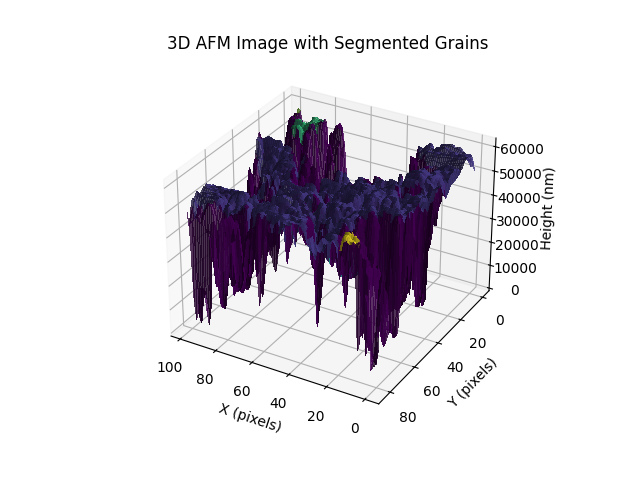
#> input picture sobel-watershed-segmentation/afm_3d_image.png, 640 x 480 px
$ python -i sobel-watershed-segmentation.py   (imports and definitions only)
#> lines starting #> are read from the running program, lines starting #| are printed output that depends on the picture; after the words box and inside, x2 and y2 are one past the last pixel; in counts of white or black regions, pixels touching at a corner belong together
import os
import numpy as np
import matplotlib.pyplot as plt
from mpl_toolkits.mplot3d import Axes3D
from scipy.ndimage import gaussian_filter, distance_transform_edt, label, binary_fill_holes
from skimage.morphology import binary_closing, disk
from skimage.filters import sobel
from skimage.segmentation import watershed
import tifffile as tiff
from tkinter import Tk
from tkinter.filedialog import askopenfilename
from matplotlib.widgets import RectangleSelector, Button

# Global variable to store the selected ROI
roi_coords = None

# Load AFM image
def load_afm_image(file_path):
    return tiff.imread(file_path)

# Preprocessing the AFM image to emphasize grain boundaries
def preprocess_image(image, sigma=1):
    smoothed_image = gaussian_filter(image, sigma=sigma)
    edges = sobel(smoothed_image)
    boundary_mask = edges > np.mean(edges)
    closed_boundary = binary_closing(boundary_mask, disk(2))
    cleaned_boundary = binary_fill_holes(closed_boundary)
    return cleaned_boundary

# Create the topographic map for watershed segmentation
# [98 lines left out: functions create_topographic_map, watershed_segmentation, crop_image, onselect, interactive_crop, plot_3d_afm_with_segments and 4 more, not called in this run]

# Button callback to save images to a new folder
def on_export_button_clicked(event, image, segmentation):
    output_folder = "AFM_Segmentation_Images"
    save_images_to_folder(image, segmentation, output_folder)

# Main function to execute the segmentation pipeline
# [33 lines left out: function main, not called in this run]

# [2 lines not run here, left out]

>>> import cv2
>>> picture = cv2.imread('afm_3d_image.png', cv2.IMREAD_GRAYSCALE)
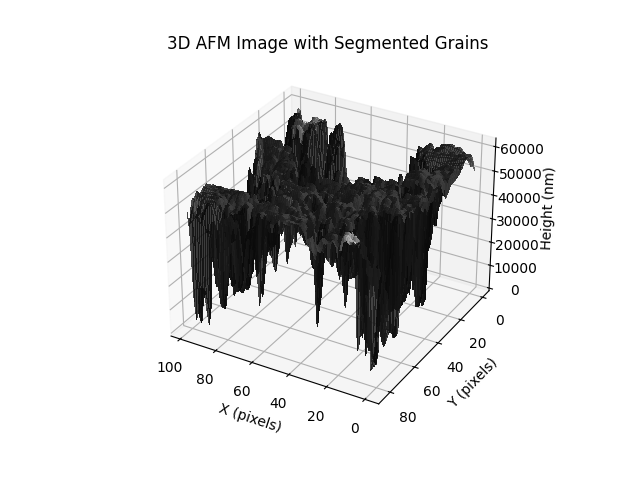
#> picture: shape (480, 640); min 0, max 255, mean 224.4
>>> result = preprocess_image(picture)
#> in preprocess_image, `smoothed_image = gaussian_filter(image, sigma=sigma)`:
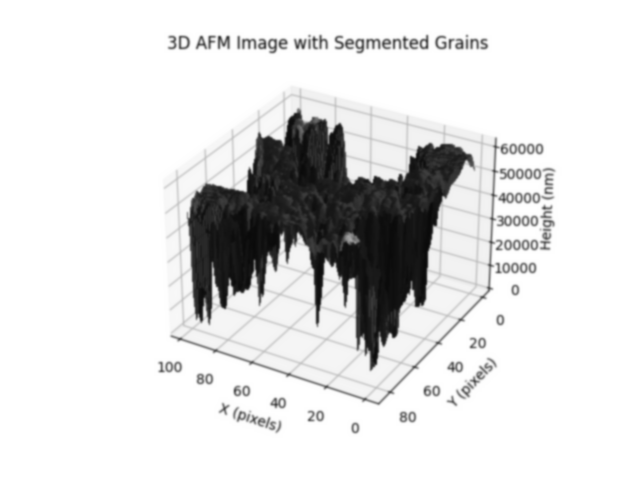
#> smoothed_image: shape (480, 640); min 10, max 255, mean 224.1
#> in preprocess_image, `edges = sobel(smoothed_image)`:
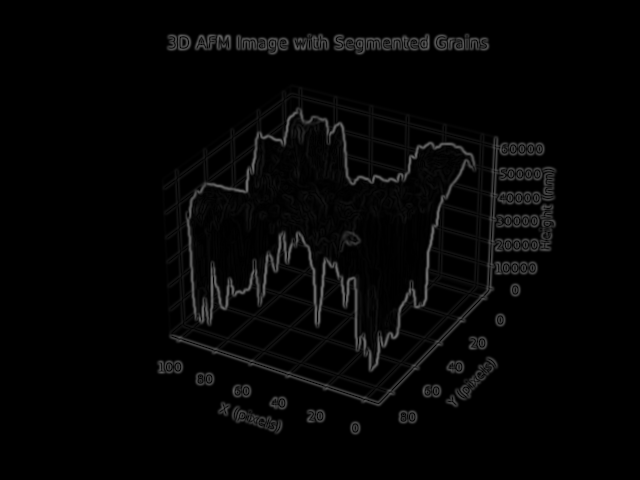
#> edges: shape (480, 640) float64; min 0, max 0.431, mean 0.0201
#> in preprocess_image, `boundary_mask = edges > np.mean(edges)`:
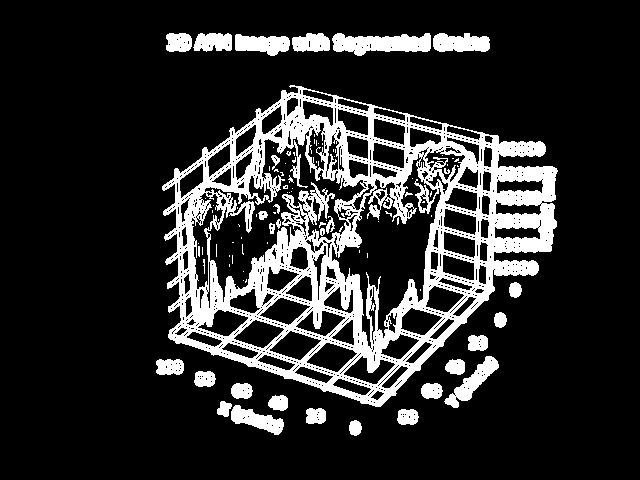
#> boundary_mask: shape (480, 640) bool; 17% white; 99 white regions (67 under 20 px), largest, box (x1, y1, x2, y2) and area: (162, 85, 558, 407) 41562, (332, 33, 431, 56) 1546, (444, 356, 499, 408) 911
#> in preprocess_image, `closed_boundary = binary_closing(boundary_mask, disk(2))`:
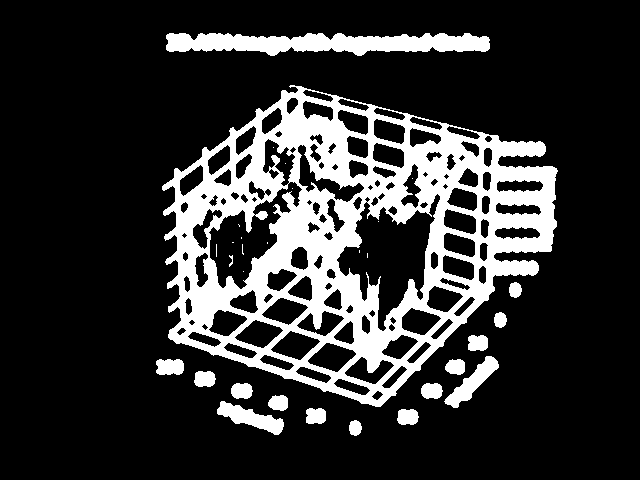
#> closed_boundary: shape (480, 640) bool; 19.5% white; 31 white regions (14 under 20 px), largest, box (x1, y1, x2, y2) and area: (162, 85, 558, 407) 49782, (166, 33, 490, 56) 5111, (217, 401, 284, 435) 986
#> in preprocess_image, `cleaned_boundary = binary_fill_holes(closed_boundary)`:
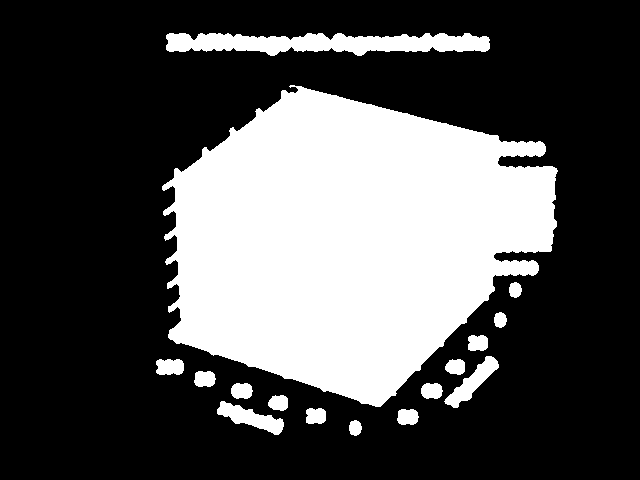
#> cleaned_boundary: shape (480, 640) bool; 31.3% white; 16 white regions, largest, box (x1, y1, x2, y2) and area: (162, 85, 558, 407) 85918, (166, 33, 490, 56) 5111, (217, 401, 284, 435) 986

$ run again, on sobel-watershed-segmentation/step1.png
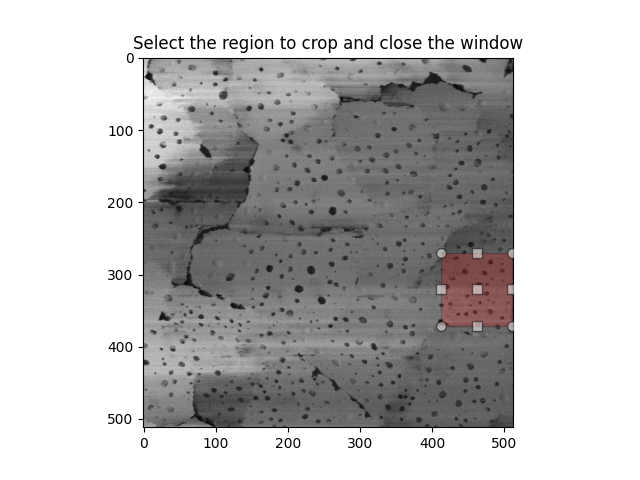
#> input picture sobel-watershed-segmentation/step1.png, 640 x 480 px
#> in preprocess_image, `boundary_mask = edges > np.mean(edges)`:
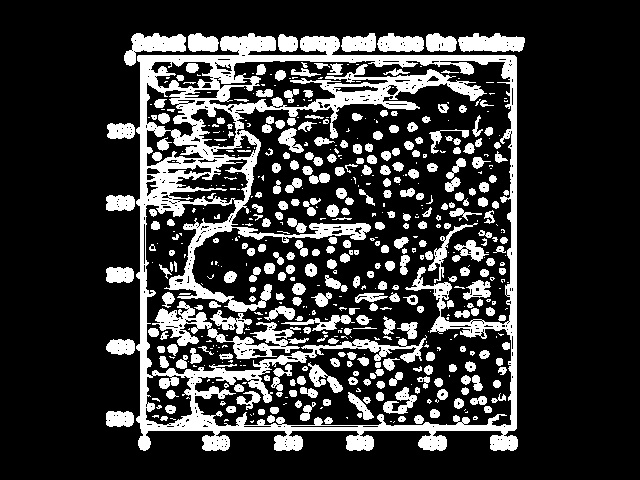
#> boundary_mask: shape (480, 640) bool; 21.2% white; 562 white regions (255 under 20 px), largest, box (x1, y1, x2, y2) and area: (136, 33, 518, 451) 33469, (152, 301, 301, 359) 2350, (124, 33, 186, 66) 1014
#> closed_boundary: shape (480, 640) bool; 25.2% white; 174 white regions (71 under 20 px), largest, box (x1, y1, x2, y2) and area: (106, 33, 525, 451) 65155, (429, 115, 493, 154) 579, (335, 143, 377, 176) 532
#> in preprocess_image, `cleaned_boundary = binary_fill_holes(closed_boundary)`:
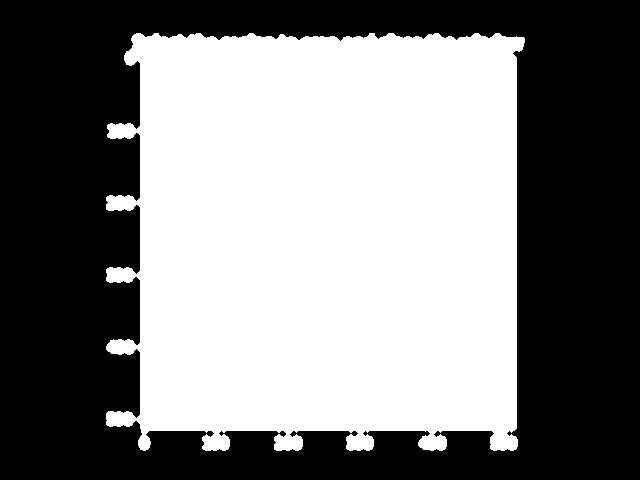
#> cleaned_boundary: shape (480, 640) bool; 50.1% white; 1 black region, box (x1, y1, x2, y2) and area: (0, 0, 640, 480) 153301

$ run again, on sobel-watershed-segmentation/step2.png
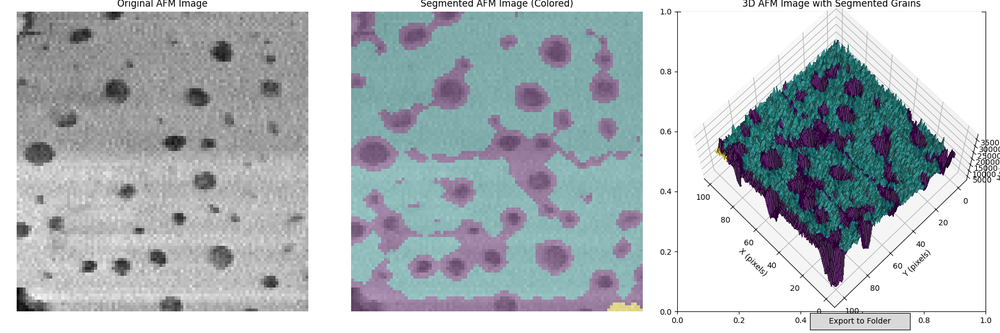
#> input picture sobel-watershed-segmentation/step2.png, 1000 x 333 px, shrunk from 1800 x 600 before the run
#> in preprocess_image, `boundary_mask = edges > np.mean(edges)`:
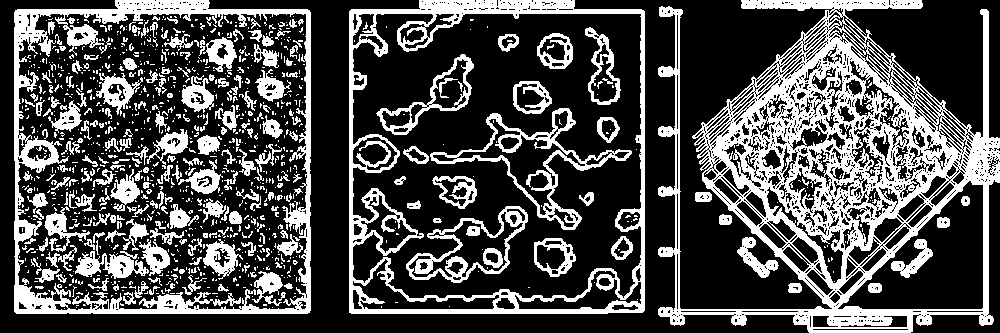
#> boundary_mask: shape (333, 1000) bool; 30.1% white; 1136 white regions (901 under 20 px), largest, box (x1, y1, x2, y2) and area: (658, 0, 1000, 333) 38175, (14, 0, 311, 314) 12739, (349, 0, 645, 314) 12402
#> closed_boundary: shape (333, 1000) bool; 39.6% white; 121 white regions (86 under 20 px), largest, box (x1, y1, x2, y2) and area: (658, 0, 1000, 333) 53660, (14, 0, 311, 314) 48763, (349, 0, 645, 314) 18645
#> in preprocess_image, `cleaned_boundary = binary_fill_holes(closed_boundary)`:
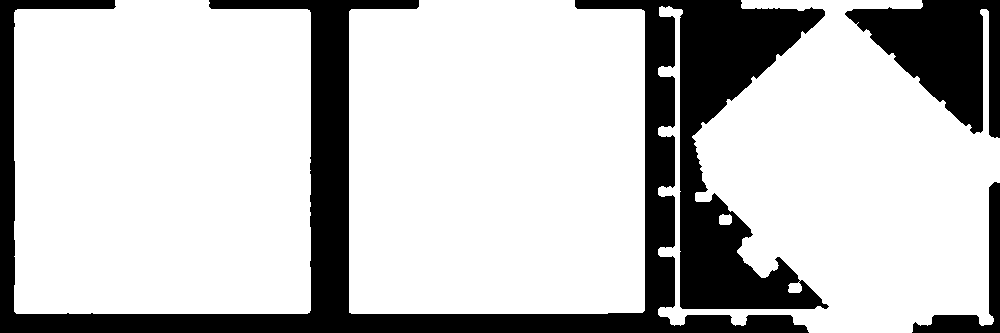
#> cleaned_boundary: shape (333, 1000) bool; 76.5% white; 3 black regions, box (x1, y1, x2, y2) and area: (0, 0, 829, 333) 64184, (845, 0, 1000, 138) 11486, (912, 182, 1000, 333) 2680
